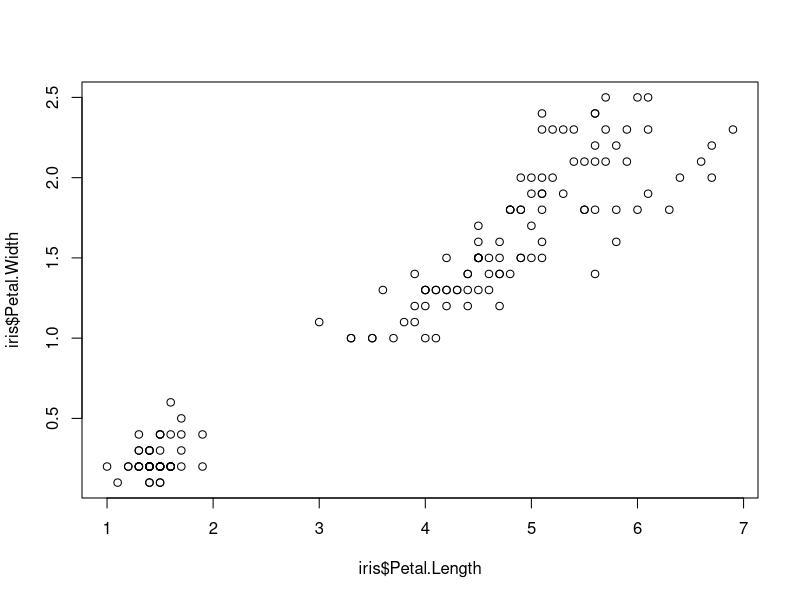
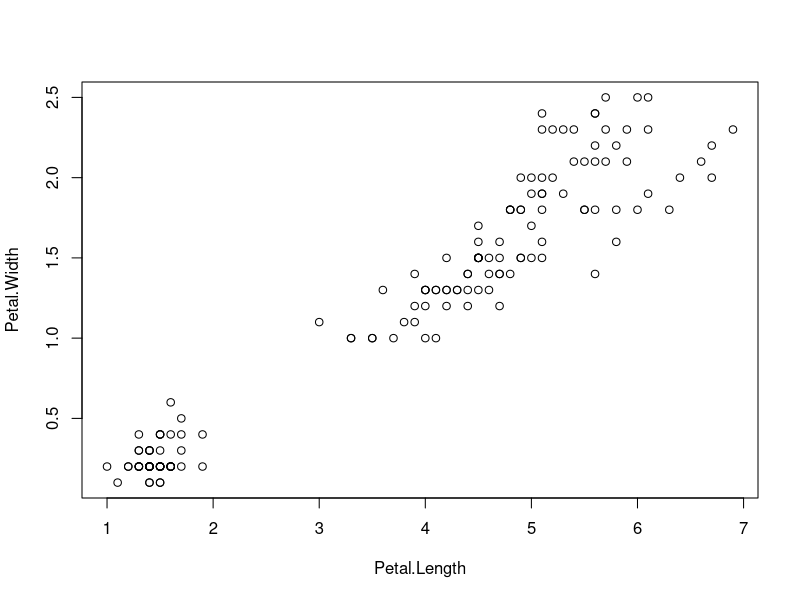
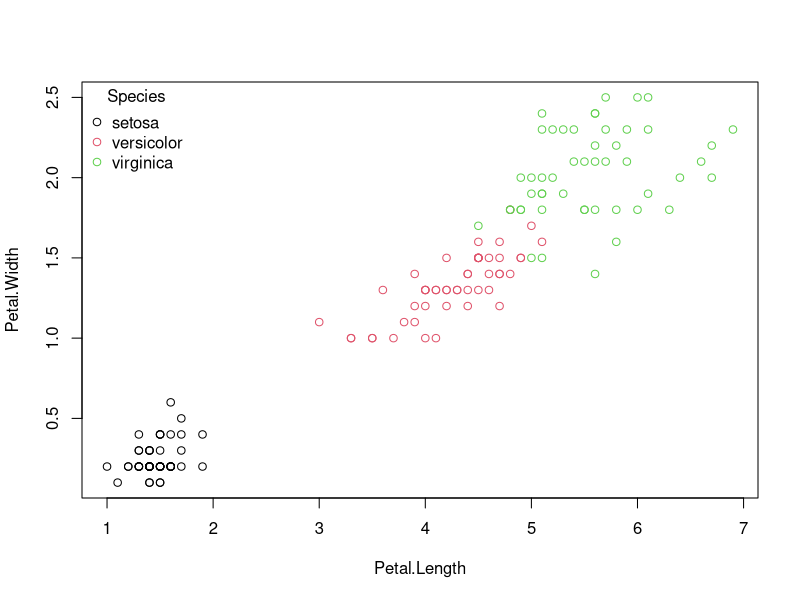
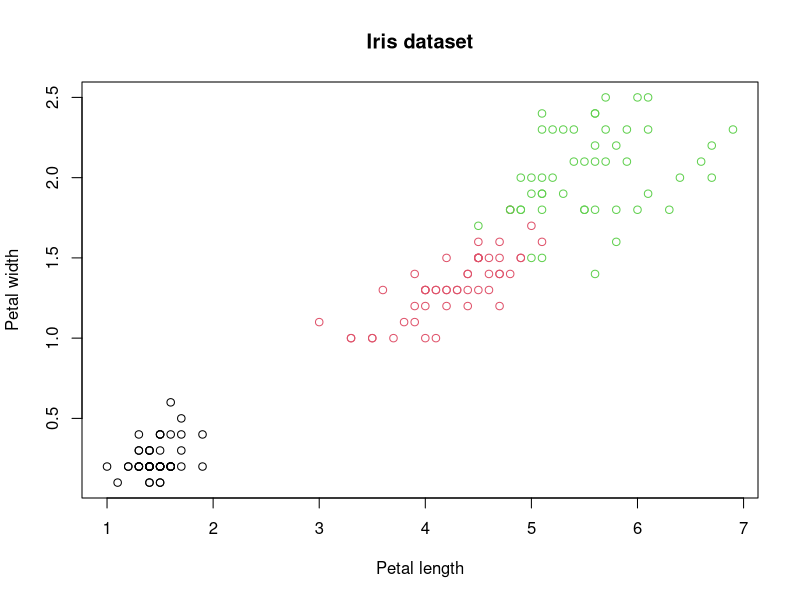
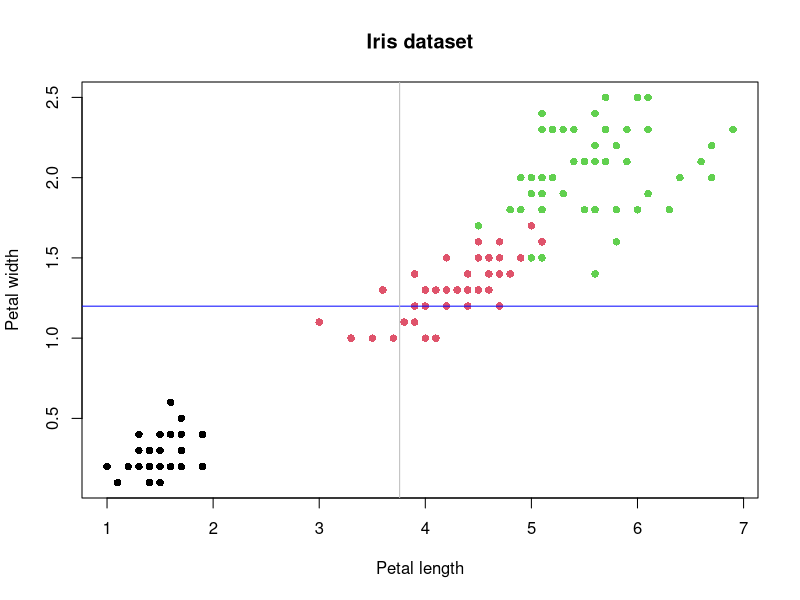
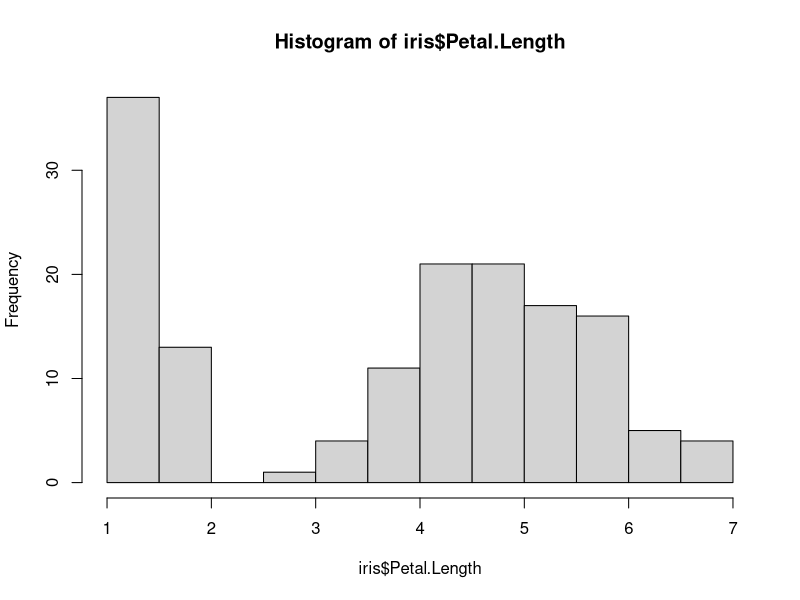
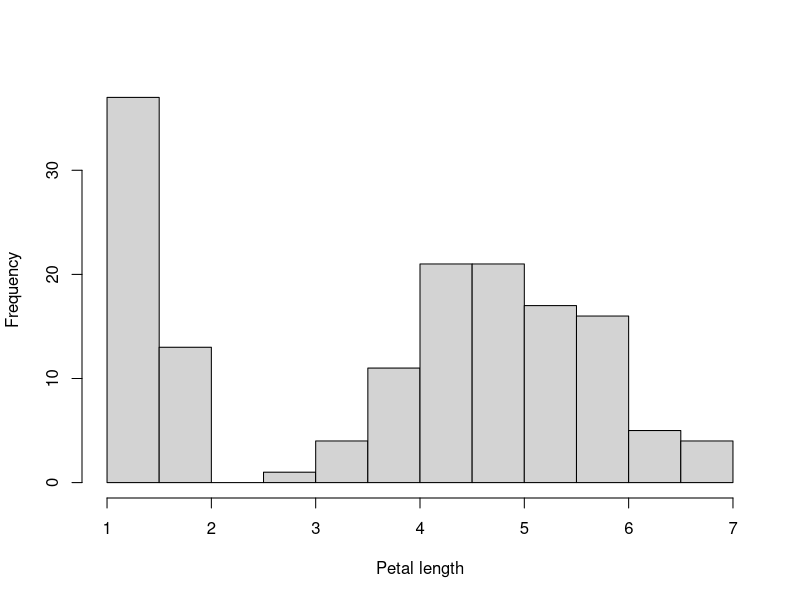

Source code (R) for these figures, in order: (Note: this script raises an error after producing the figures.)

# -----------------------------------------------------------------------------
# Title: Data visualisation

# Description: Introduction to graphics in R.
#  1) Plot types (i.e. scatterplot, boxplot, histogram, etc.)
#  2) Multiple plots in the same window
#  3) Save plots
#  4) Visualisation capabilities of R

# Author: Simon Knüsel

# Date: 2019-10-07
# -----------------------------------------------------------------------------


# Load data --------------------
data(iris)
head(iris)
data(airquality)
head(airquality)


# 1) Plot types --------------------

# Scatterplot (two continuous variables) ----------
?plot

plot(x = iris$Petal.Length, y = iris$Petal.Width, type = "p")
plot(data = iris, Petal.Width ~ Petal.Length, type = "p") # ~ Shortcut on Mac: Alt + N (may vary depending on keyboard)

# colour (col) by group
plot(data = iris, Petal.Width ~ Petal.Length, type = "p", col = Species)
# add a legend
legend("topleft", legend = levels(iris$Species), col = 1:3, 
       title = "Species", pch = 1, bty = "n")

# add axis labels (xlab, ylab) and a title (main)
plot(data = iris, Petal.Width ~ Petal.Length, type = "p", col = Species,
     xlab = "Petal length", ylab = "Petal width", main = "Iris dataset")

# change point symbol (pch)
?pch
plot(data = iris, Petal.Width ~ Petal.Length, type = "p", col = Species,
     xlab = "Petal length", ylab = "Petal width", main = "Iris dataset",
     pch = 16)

# add vertical and horizontal lines to the plot
mean_petal_width <- mean(iris$Petal.Width)
abline(h = mean_petal_width, col = "blue") # h = ..., h for horizontal

abline(v = mean(iris$Petal.Length), col = "grey") # v = ..., v for vertical


# Histogram (distribution of a single variable) ----------
hist(x = iris$Petal.Length)
hist(x = iris$Petal.Length, xlab = "Petal length", main = "")

# for one species only
iris_setosa <- filter(iris, Species == "setosa")
hist(x = iris_setosa$Petal.Length, xlab = "Petal length", 
     main = "Iris setosa")
# change axis limits (xlim, ylim)
hist(x = iris_setosa$Petal.Length, xlab = "Petal length", 
     main = "Iris setosa", xlim = c(0.8, 2.2), ylim = c(0, 14))


# Boxplot (compare distributions of groups) ----------
boxplot(data = iris, Sepal.Length ~ Species, ylab = "Sepal length")

# add approximate confidence intervals (notch)
boxplot(data = iris, Sepal.Length ~ Species, ylab = "Sepal length", 
        notch = TRUE)


# Time-series plot (line plot) ----------

# create date column for airquality
?airquality

airquality_plot <- airquality %>%
        # add year column
        mutate(Year = 1973) %>% 
        # add a date column (combination of columns year, month, day)
        mutate(ts = as.Date(paste(Year, Month, Day, sep = "-",
                                  format = "%Y-%m-%d")))

str(airquality_plot)

plot(data = airquality_plot, Ozone ~ ts, type = "l")



# 2) Multiple plots in the same window --------------------

# prepare datasets for one histogram per species
iris_setosa <- filter(iris, Species == "setosa")
iris_versicolor <- filter(iris, Species == "versicolor")
iris_virginica <- filter(iris, Species == "virginica")

# prepare window to draw multiple plots
?par # par controls graphical parameters in the plot window
par(mfrow = c(1, 3)) # 1 row, 3 columns

hist(x = iris_setosa$Petal.Length, xlab = "Petal length", 
     main = "Iris setosa")
hist(x = iris_versicolor$Petal.Length, xlab = "Petal length",
     main = "Iris versicolor")
hist(x = iris_virginica$Petal.Length, xlab = "Petal length",
     main = "Iris virginica")

dev.off() # reset plot window (also deletes the plot)


# more complex plot arrangements (layout)
layout(mat = matrix(1:4, ncol = 2, nrow = 2)) # same as par(mfrow = c(2, 2))
layout.show(4) # total number of plots

layout(mat = matrix(c(1, 2, 3, 3), ncol = 2, nrow = 2, byrow = TRUE), 
       widths = c(2, 1, 1))
layout.show(3)

hist(x = iris_setosa$Petal.Length, xlab = "Petal length", 
     main = "Iris setosa")
hist(x = iris_versicolor$Petal.Length, xlab = "Petal length",
     main = "Iris versicolor")
hist(x = iris_virginica$Petal.Length, xlab = "Petal length",
     main = "Iris virginica")


# another example of multiple plots (with layout)
layout(mat = matrix(c(1:2), ncol = 1))
layout.show(2)

# change margins for first plot
par(mar = c(0, 4.1, 4.1, 2.1)) # mar controls the margins of the plot window, mar = c(bottom, left, top, right)

# plot in the first panel
plot(x = airquality_plot$ts, y = airquality_plot$Ozone, type = "l",
     col = "blue", ylab = "Ozone", 
     main = "Airquality\nNew York, 1973", # '\n' introduces a line break
     xaxt = "n", # suppresses the x-axis label and ticks
     las = 1 # horizontal axis labels
     )

# change margins for the second plot
par(mar = c(5.1, 4.1, 0, 2.1))
# plot in the second panel
plot(x = airquality_plot$ts, y = airquality_plot$Temp, type = "l",
     ylab = "Temperature", col = "red", las = 1)



# 3) Save plots --------------------

getwd() # plots are by default saved to the current working directory

# 1) Define the name and size of the plot and where to save it
pdf(file = "my_first_plot.pdf", width = 8, height = 4) # add .pdf to the file name

# 2) Draw plots (i.e. run plot commands)
par(mfrow = c(1, 3)) # 1 row, 3 columns

hist(x = iris_setosa$Petal.Length, xlab = "Petal length", 
     main = "Iris setosa")
hist(x = iris_versicolor$Petal.Length, xlab = "Petal length",
     main = "Iris versicolor")
hist(x = iris_virginica$Petal.Length, xlab = "Petal length",
     main = "Iris virginica")

# 3) Write plot to file by shutting off the plotting device
dev.off()


# 4) Visualisation capabilities of R --------------------

# for inspirations on nice graphs and the potential of R for plotting
# https://www.r-graph-gallery.com/
